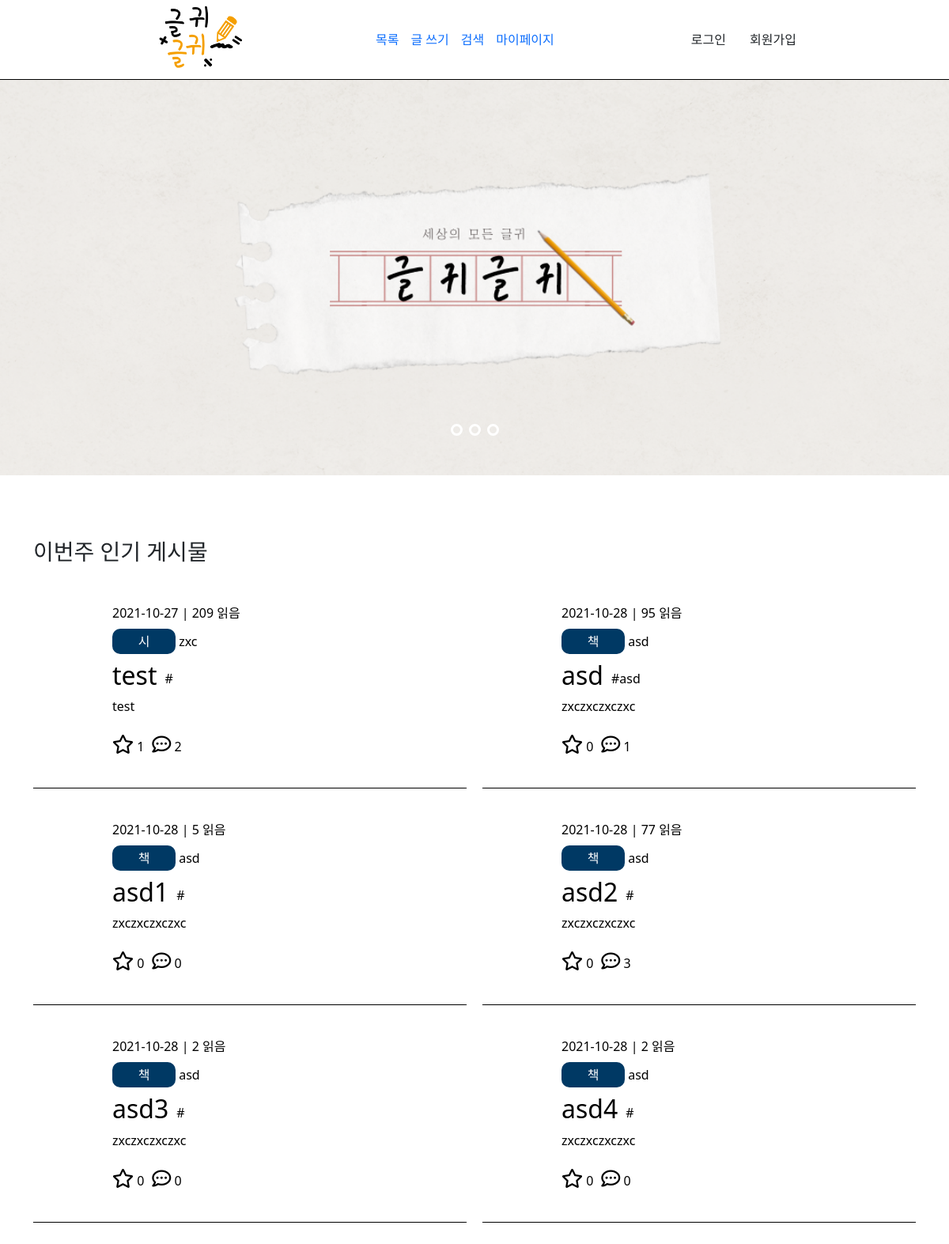
Before: / with the older database file.
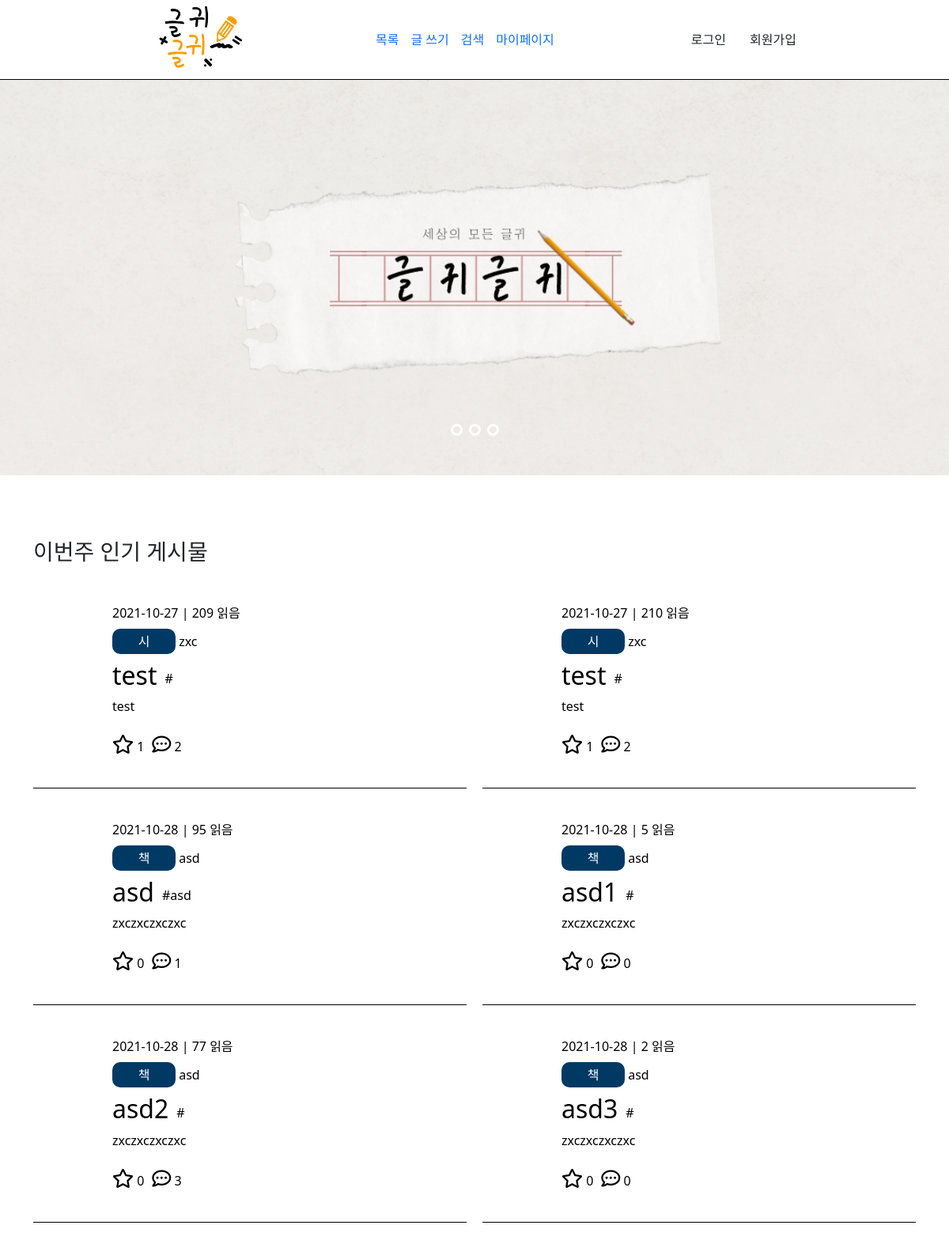
After: the same page with the newer database file.
### tables this page shows
CREATE TABLE `list` (
  `id` int(11) NOT NULL,
  `title` varchar(100) NOT NULL,
  `content` varchar(400) NOT NULL,
  `copy` varchar(50) NOT NULL,
  `cate` varchar(100) NOT NULL,
  `tag` varchar(200) DEFAULT NULL,
  `writer` varchar(50) NOT NULL,
  `writedate` datetime NOT NULL DEFAULT current_timestamp(),
  `viewcnt` int(10) NOT NULL DEFAULT 0,
  `sug` int(10) NOT NULL DEFAULT 0,
  `recnt` int(10) NOT NULL DEFAULT 0
);

### src/helper.php (called while the page is built, shortened)
<?php
    function view($page, $list = [], $list1 = [], $list2 = []) {
        require VIEW."/header.php";
        require VIEW."/$page.php";
        exit;
    }

### src/Controller/ViewController.php (called while the page is built, shortened)
<?php
    class ViewController {
        static function main() {
            $list = DB::fetchAll("SELECT * FROM list ORDER BY sug DESC LIMIT 6");
            view('main', $list);
        }
    }

### src/web.php (called while the page is built, shortened)
<?php
    Route::start();

### public/index.php (called while the page is built, shortened)
<?php
    require SRC."/helper.php";
    require SRC."/web.php";

### src/App/DB.php (called while the page is built, shortened)
<?php
    class DB {
        static $db = null;
        static function getDB() {
            if(self::$db == null) {
                self::$db = new \PDO("mysql:host=localhost; dbname=geulgwi; charset=utf8mb4", "root", "", [
                    19=>5,
                    3=>2
                ]);
            }
            return self::$db;
        }
        static function query($sql, $data = []) {
            $q = self::getDB()->prepare($sql, $data);
            $q->execute($data);
            return $q;
        }
        static function fetchAll($sql, $data = []) {
            return self::query($sql, $data)->fetchAll();
        }
    }

### src/View/main.php (the view, shortened to what the changed rows need)
    <header>
        <div class="box">
            <div class="logo">
                <a href="/"><img src="./resource/img/logo.png" alt="로고" title="로고"></a>
            </div>
            <nav>
                <ul style="margin: 0; padding: 0;">
                    <li><a href="/list">목록</a></li>
                    <li><a href="/write">글 쓰기</a></li>
                    <li><a href="/search">검색</a></li>
                    <li><a href="/mypage">마이페이지</a></li>
                </ul>
            </nav>
            <div class="ect">
                <?php if(isset($_SESSION['user'])) : ?>
                    <a href="/logout" class="btn logout">로그아웃</a>
                    <a href="/mypage" class="btn"><?= $_SESSION['user']->id ?></a>
                <?php else : ?>
                    <a href="/login" class="btn login">로그인</a>
                    <a href="/register" class="btn register">회원가입</a>
                <?php endif; ?>
            </div>
        </div>
    </header>
    <section>
        <div class="slider">
            <div id="target-slide" class="slide">
                <div class="inner">
                    <div class="image image-1">
                        <img src="./resource/img/banner1.png" alt="">
                    </div>
                </div>
                <div class="labels">
                    <div class="label">
                        <label for="" class="label-1"></label>
                        <label for="target-2-1" class="label-2"></label>
                        <label for="target-3-1" class="label-3"></label>
                        <label for="" class="label-1-copy"></label>
                        <label for="target-2-1-copy" class="label-2-copy"></label>
                        <label for="target-3-1-copy" class="label-3-copy"></label>
                    </div>
                    <div class="label">
                        <label for="target-1-2" class="label-1"></label>
                        <label for="" class="label-2"></label>
                        <label for="target-3-2" class="label-3"></label>
                        <label for="target-1-2-copy" class="label-1-copy"></label>
                        <label for="" class="label-2-copy"></label>
                        <label for="target-3-2-copy" class="label-3-copy"></label>
                    </div>
                    <div class="label">
                        <label for="target-1-3" class="label-1"></label>
                        <label for="target-2-3" class="label-2"></label>
                        <label for="" class="label-3"></label>
                        <label for="target-1-3-copy" class="label-1-copy"></label>
                        <label for="target-2-3-copy" class="label-2-copy"></label>
                        <label for="" class="label-3-copy"></label>
                    </div>
                </div>
            </div>
        </div>
        <div class="container">
            <div class="bestWeek mb-5">
                <h3>이번주 인기 게시물</h3>
                <div class="box">
                    <?php foreach($list as $item) : ?>
                        <div class="item">
                            <a href="/view?id=<?= $item->id ?>">
                                <div class="info">
                                    <?= explode(" ", $item->writedate)[0] ?> | <?= $item->viewcnt ?> 읽음
                                </div>
                                <div class="cateinfo my-2">
                                    <span class="pan"><?= $item->cate ?></span> <?= $item->writer ?>
                                </div>
                                <div style="display:flex; align-items:center;">
                                <h2 style="margin-right:10px"><?= $item->title ?></h2>
                                    <?php
                                        $arr = explode(",", preg_replace("/\s+/","",$item->tag));
                                        foreach($arr as $a) {
                                            echo "#".$a." ";
                                        }
                                    ?>
                                </div>
                                <p style="word-break:break-all;">
                                    <?php
                                        echo mb_strlen($item->content, "UTF-8") > 100 ? substr($item->content, 0, 100)."..." : $item->content;
                                    ?>
                                </p>
                                <div class="jab mt-4">
                                    <div class="good">
                                        <i style="font-size:24px;" class="far fa-star"></i>
                                        <?= $item->sug ?>
                                    </div>
                                    <div class="coment" style="margin-left:10px;">
                                        <i style="font-size:24px;" class="far fa-comment-dots"></i>
                                        <?= $item->recnt ?>
                                    </div>
                                </div>
                            </a>
                        </div>
                    <?php endforeach; ?>
                </div>
            </div>
        </div>
    </section>
</body>
</html>

### src/App/Route.php (shortened to what the changed rows need)
<?php
    class Route {
        static $pages = [];
        static function __callStatic($name, $arg) {
            if(strtolower($_SERVER['REQUEST_METHOD']) == $name) {
                self::$pages[] = $arg;
            }
        }
        static function start() {
            $url = explode("?", $_SERVER['REQUEST_URI'])[0];
            foreach(self::$pages as $page) {
                if($url == $page[0]) {
                    $action = explode("@", $page[1]);
                    $con = new $conName();
                    $con->{$action[1]}();
                    exit;
                }
            }
        }
    }

Changed rows visible on the page:
no longer on this page (row unchanged): list: writedate "2021-10-28", viewcnt "2", cate "책", writer "asd", title "asd4", content "zxczxczxczxc", sug "0", recnt "0"
added list: writedate "2021-10-27", viewcnt "210", cate "시", writer "zxc", title "test", content "test", sug "1", recnt "2"
